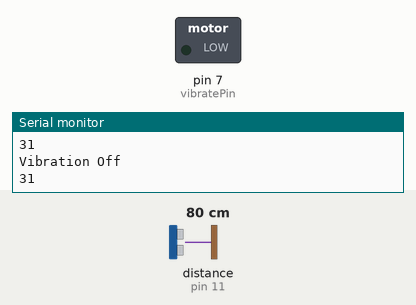
Recording of a sketch running on a simulated Arduino Uno, built with avr-gcc and run on an emulated ATmega328P. On the bench: switched loads named in the sketch (green lamp = pin HIGH), the last lines printed to the serial monitor. Wiring (inferred from the names in the program): ultrasonic range finder: trigger pin 11; echo pin 11. The inputs (shaded band) are chosen by the test bench; at power-on: distance to the obstacle (sensor on pin 11) 80 cm. The echo pulse lasts 58.3 µs per cm.

Above: at 1.2 s.
1.3 s: distance to the obstacle (sensor on pin 11) set to 31 cm
2.8 s: distance to the obstacle (sensor on pin 11) set to 25 cm
At 3.6 s:
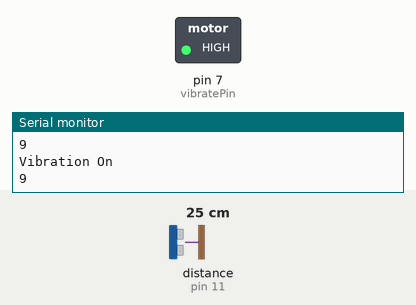
4.3 s: distance to the obstacle (sensor on pin 11) set to 35 cm
At 5.6 s:
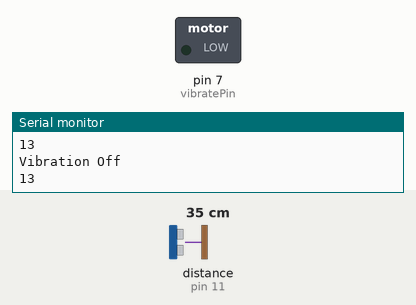
5.9 s: distance to the obstacle (sensor on pin 11) set to 2 cm
At 6.2 s:
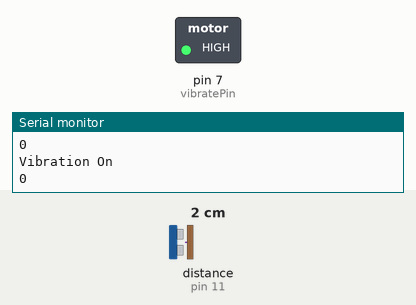
Timing chart, 0 to 8.4 s (numbered marks = the images above; inputs shaded):
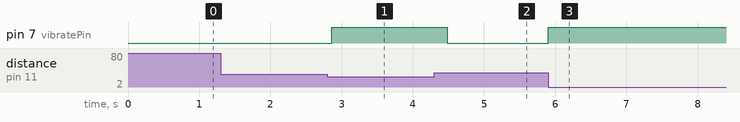

The sketch:

Ultrasonic_Distance_Sensor.ino
```cpp
// (licence header left out)
#include "Arduino.h"

/*
* Reference: https://www.parallax.com/sites/default/files/downloads/28015-PING-Sensor-Product-Guide-v2.0.pdf
* Note: Cannot accurately measure the distance to an object that is more than 3 meters away
* Program:  http://learn.parallax.com/KickStart
 */

#define SIG PB3  // Signal pin (Pin 11)

const int pingPin = 11;
const int vibratePin = 7;
unsigned int duration, inches;

void setup()
{
    Serial.begin(9600);
}

void checkDistance(int inches) {
    if (inches < 11) {
        digitalWrite(vibratePin, HIGH);
        Serial.println("Vibration On");
    } else {
        digitalWrite(vibratePin, LOW);
        Serial.println("Vibration Off");
    }
}

void loop() {
    DDRB |= (1<<SIG); // Set PB3 to OUTPUT PIN.
    PORTB &= ~(1<<SIG); // Ensure pin is low.
    delayMicroseconds(2);
    PORTB |= (1<<SIG); // Start ranging.
    delayMicroseconds(5); // With 5 microsecond burst
    PORTB &= ~(1<<SIG); // End Ranging
    DDRB &= ~(1<<SIG); // Set pin to INPUT
    duration = pulseIn(pingPin, HIGH); // Read echo pulse
    inches = duration / 74 / 2; // Convert to inches
    checkDistance(inches);
    Serial.println(inches); // Display Result
    delay(200); // Short Delay

    // VIBRATION MOTOR
    pinMode(vibratePin, OUTPUT);
}
```

Measured:
- the behaviour switches between 28 and 27 cm on distance to the obstacle (sensor on pin 11) (found by bisection; images 0 and 1)
- after the input at 2.8 s, pin 7 (vibratePin): LOW → HIGH after 0.06 s
- after the input at 4.3 s, pin 7 (vibratePin): HIGH → LOW after 0.18 s
- after the input at 5.9 s, pin 7 (vibratePin): LOW → HIGH at once
